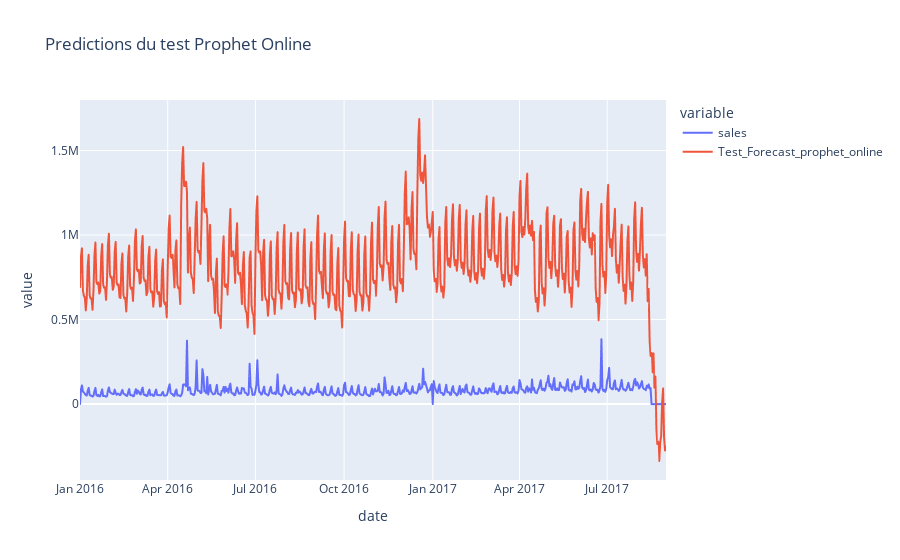

The notebook cell this image was saved under:
### Code cell
fig = px.line(All_prevision, x='date', y=['sales', 'Test_Forecast_prophet_online'],title="Predictions du test Prophet Online")
fig.show()

### Figure 1 — Plotly figure (JSON) as saved in the notebook; plotly's stock layout.template omitted (floating-point values rounded to 4 significant figures; data arrays with more than 128 entries replaced by an {"elided": "..."} marker saying what was removed)
{"data": [{"hovertemplate": "variable=sales<br>date=%{x}<br>value=%{y}<extra></extra>", "legendgroup": "sales", "line": {"color": "#636efa", "dash": "solid"}, "marker": {"symbol": "circle"}, "mode": "lines", "name": "sales", "showlegend": true, "type": "scattergl", "x": {"elided": "608 str values"}, "xaxis": "x", "y": {"elided": "608 float values"}, "yaxis": "y"}, {"hovertemplate": "variable=Test_Forecast_prophet_online<br>date=%{x}<br>value=%{y}<extra></extra>", "legendgroup": "Test_Forecast_prophet_online", "line": {"color": "#EF553B", "dash": "solid"}, "marker": {"symbol": "circle"}, "mode": "lines", "name": "Test_Forecast_prophet_online", "showlegend": true, "type": "scattergl", "x": {"elided": "608 str values"}, "xaxis": "x", "y": {"elided": "608 float values"}, "yaxis": "y"}], "layout": {"legend": {"title": {"text": "variable"}, "tracegroupgap": 0}, "title": {"text": "Predictions du test Prophet Online"}, "xaxis": {"anchor": "y", "domain": [0, 1], "title": {"text": "date"}}, "yaxis": {"anchor": "x", "domain": [0, 1], "title": {"text": "value"}}}}
